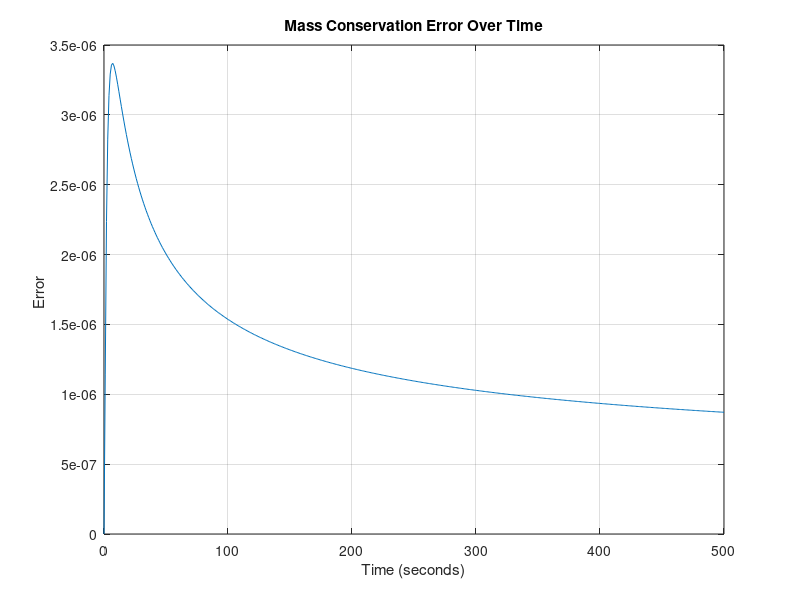
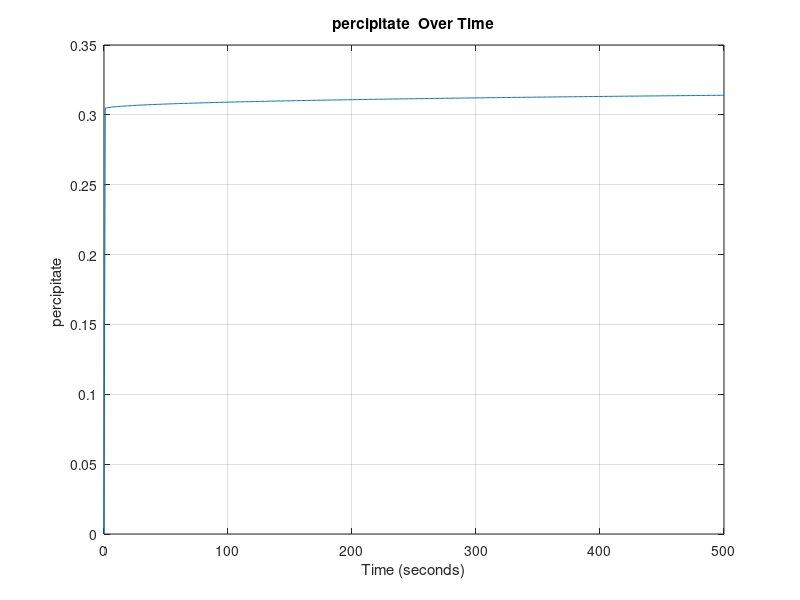
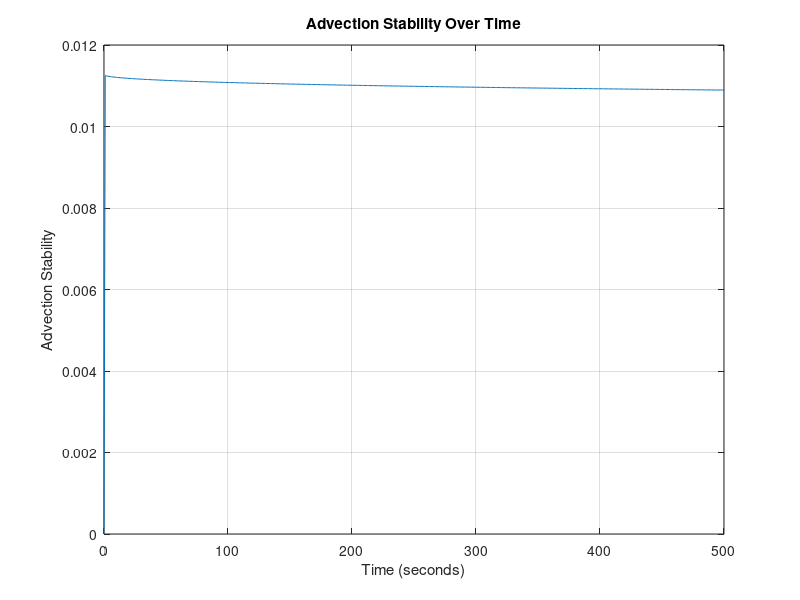
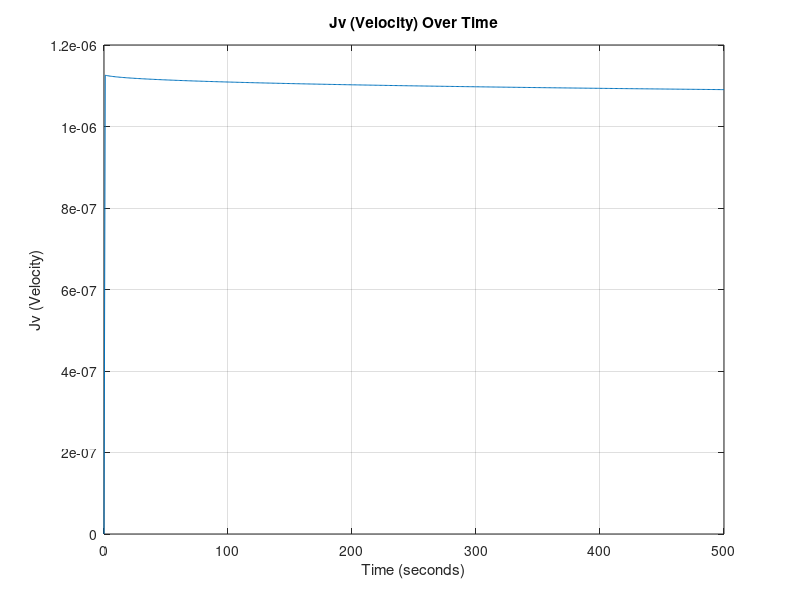

These figures' MATLAB source, in order: (Note: this script raises an error after producing the figures.)
%__Gruppe 3-Simulering-3.Sem__
clear
close all
clc
%% Inital Parameters
domain_length = 0.1;   % Domain length (meters)
domain_steps = 1000;    % Number of spatial domain_steps points
dx = domain_length / (domain_steps - 1); % Position discretization
 
time_length = 500;      % Time length (seconds)
time_steps = 500;       % Number of time steps
dt = time_length / time_steps; % Temporal discretization

% DEFINED VARIABLES
D = 1.464*10^-9; % Diffusivity coefficient H2PO4- in water [m^2 s^-1]
feed_conc = 0.1; % Constant solute concentration at the first cell 0.1 molar [H2PO4-]
TMP = 35; %TMP: Transmembrane Pressure [bar]

area = 0.001; % Area of the membrane surface [m^2]
kw = 5.7311*10^(-7); % Initial water permeability m^3 m^-2 bar^-1 s^-1 
my = 0.8903*10^-9; % Water viscosity [Bar∙s]
Rm = 1/(my*kw); % Rejection of water at the membrane (σ) [m^-1]
alpha = 1*10^14; % Specific resistance of fouling [m mol m^3]
PC = 0.5; %Percipitate Advection Coefficient

sig_m = 0.1; % Rejection of ions 

% PHYSICAL CONSTANTS
R= 8.31415*10^-2; % Gasconstant [L^3 Bar mol^-1 K^-1]
T= 273.15+25; %Temperature [K]
 
% Anonymous functions
%Lv = @(time) kw*exp(-kb*time); %Water permeability dependent on Fouling

Mp = @(conc) 0.0011*exp(36.328*conc) + 0.263253; % concentration of udfæld in respect to phosphate increase.
Rf = @(conc) alpha*(Mp(conc)/area); % Rate of fouling
Lv = @(conc) 1/(my*(Rm+Rf(conc))); % Water permeability dependent on fouling


% Create a grid for space and time
x = linspace(0, domain_length, domain_steps);
t = linspace(0, time_length, time_steps);

% Initialize the concentration array AND Initial condition (1D)
C = zeros(domain_steps, time_steps)+0.1; % 0.1 molar [H2PO4] at pH 2.9


%Diffusive Stability
DS = D*dt/dx^2;
fprintf('\n Diffusivity Stability = %f', DS);
if DS>0.5 
   fprintf(2,'\n ERROR: Stabilitetsfejl');
else
    fprintf('\n Stable Diffusion Model !!');
end


%% Time-stepping loop
for j = 2:time_steps
    for i = 1:domain_steps
        LastC = C(domain_steps, j-1);

        C(1, :) = feed_conc; % Set the leftmost boundary to 0.1

        if j == 2
            Ptot = Mp(feed_conc); % The rate of percipitation WI
        else
            Ptot = Mp(LastC) + (Mp(LastC) - Mp(feed_conc))*Jv*(dt/dx)*PC; %%% CHECK CODE!!!!!!
        end

        Jv = (Lv(LastC)*(TMP-(1*R*T*(LastC))));  % Volume flux = Jv ,  in terms of osmotic pressure (TMP, R, T, delta_C) and Lv. [m/s]

        % Calculate the second derivative in x direction
        if i == 1 %_Left Cell__
            d2Cdx2 = 0;
            dCdt_advection = 0;

        elseif i == domain_steps %__Membrane Cell___
            % No right neighbor at the last cell and MEMBRANE
            d2Cdx2 = (D * (C(domain_steps - 1, j-1) - C(domain_steps, j-1)) / dx^2) + C(i,j-1)*(sig_m)*Jv/(dx);
        else    %__Normal Cells__
            % Calculate the second derivative normally
            d2Cdx2 = D * (C(i + 1, j-1) - 2 * C(i, j-1) + C(i - 1, j-1)) / dx^2;
            % Apply advection term
            dCdt_advection = -Jv * (C(i, j-1) - C(i-1, j-1)) / dx;
        end
        % Apply the diffusion-advection-(electromigration) equation
        C(i, j) = C(i, j-1) + dt * (d2Cdx2 + dCdt_advection);
        Jv_values(j) = Jv; % Plot values
        P_values(j) = Ptot;
        AS(j) = Jv * dt/dx; % Stability plot values
    end
end
%% CONSERVATION ERROR

Systemdiff = [0, diff(sum(C,1))]; % Diffrence in systemsums

inflow = Jv_values*feed_conc*(dt/dx); % Inflow array
outflow = C(domain_steps, :).* Jv_values*(1-sig_m)*(dt/dx); % Outflow array 

ERROR = Systemdiff - inflow + outflow; % The mass conservation error



%% 2D Plots

% Plot Mass Conservation Error values over time

figure;
plot(t, ERROR);
xlabel('Time (seconds)');
ylabel('Error ');
title('Mass Conservation Error Over Time');
grid on;


% Plot Percipitate (DS) values over time

figure;
plot(t, P_values);
xlabel('Time (seconds)');
ylabel('percipitate ');
title('percipitate  Over Time');
grid on;

% Plot Advection Stability (DS) values over time

figure;
plot(t, AS);
xlabel('Time (seconds)');
ylabel('Advection Stability');
title('Advection Stability Over Time');
grid on;

% Plot Jv values over time
figure;
plot(t, Jv_values);
xlabel('Time (seconds)');
ylabel('Jv (Velocity)');
title('Jv (Velocity) Over Time');
grid on;


% Define fractions of time steps you want to visualize
time_fraction = [0.001, 0.01, 0.1, 0.25, 0.5, 0.9];  % For example, 0.1 corresponds to 10% of time steps

% Calculate the corresponding time indices
time_instances = round(time_fraction * time_steps);

% Create a figure for the first plot
figure;
hold on;

% Plot concentration at specific time instances
for i = 1:length(time_instances)
    time_index = time_instances(i);
    plot(x, C(:, time_index));
end

xlabel('Position (meter)');
ylabel('Koncentration (M)');
title('Koncentration over Position ved Forskellige Tidsfraktioner');
xlim([0.0975, domain_length]);
ylim([0.1, 0.118]);

% Add a legend for clarity
legend(arrayfun(@(f) ['t=', num2str(f)], time_fraction, 'UniformOutput', false));

grid on;
hold off;


%% 3D Plot

% Create a 3D surface plot to visualize concentration over time and position
[T, X] = meshgrid(t, x);
figure;
h = surf(X, T, C); % Transpose removed here
xlabel('Position (meter)');
ylabel('Tid (sekunder)');
zlabel('Koncentration (M)');
title('Koncentration Over Tid og Position');

% Set axis limits to start at the origin
xlim([0, domain_length]);
ylim([0, time_length]);
zlim([0, 1.5]); % Assuming max(C(:)) is the maximum concentration in your data

set(h,'LineStyle','none')
colormap(jet)
clim([0.1 0.12])

